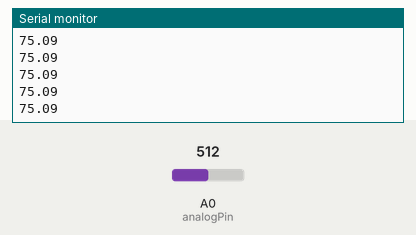
A sketch run on a simulated Arduino Uno, built with avr-gcc and run on an emulated ATmega328P. Parts: the last lines printed to the serial monitor. The inputs (shaded band) are chosen by the test bench; at power-on: A0 (analogPin) = 512.

Above: at 1.2 s.
1.3 s: A0 (analogPin) set to 716
At 2.1 s:
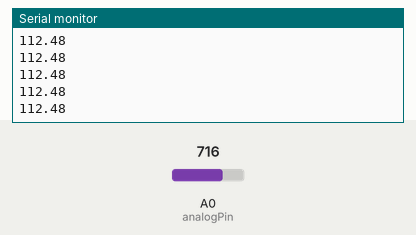
2.8 s: A0 (analogPin) set to 900
At 3.5 s:
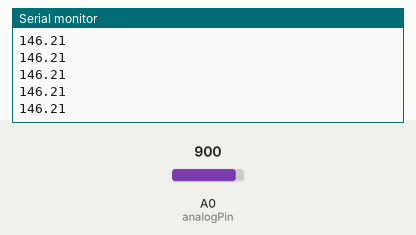
Timing chart, 0 to 5.8 s (numbered marks = the images above; inputs shaded):
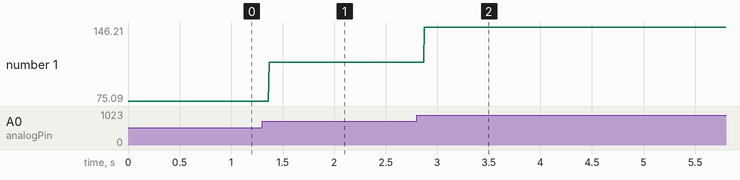

The sketch:

pressuretransducer.ino
```cpp
#include <Wire.h>

const int analogPin = A0;
float reading = 0;
float voltage = 0;


void setup() {
  Serial.begin(9600);

}

void loop() {
  // put your main code here, to run repeatedly:
  reading = analogRead(analogPin);
  voltage = reading * (5.0 / 1023.0)*1000;
  reading = (voltage-500)*0.0375; // assuming voltage is in mV
  Serial.println(reading);

}
```

Measured:
- after the input at 1.3 s, the serial monitor: prints a new line after 0.07 s (image 1)
- after the input at 2.8 s, the serial monitor: prints a new line after 0.08 s (image 2)
- plotted number 1: 75.09 → 112.48 after the input at 1.3 s, 112.48 → 146 after the input at 2.8 s
